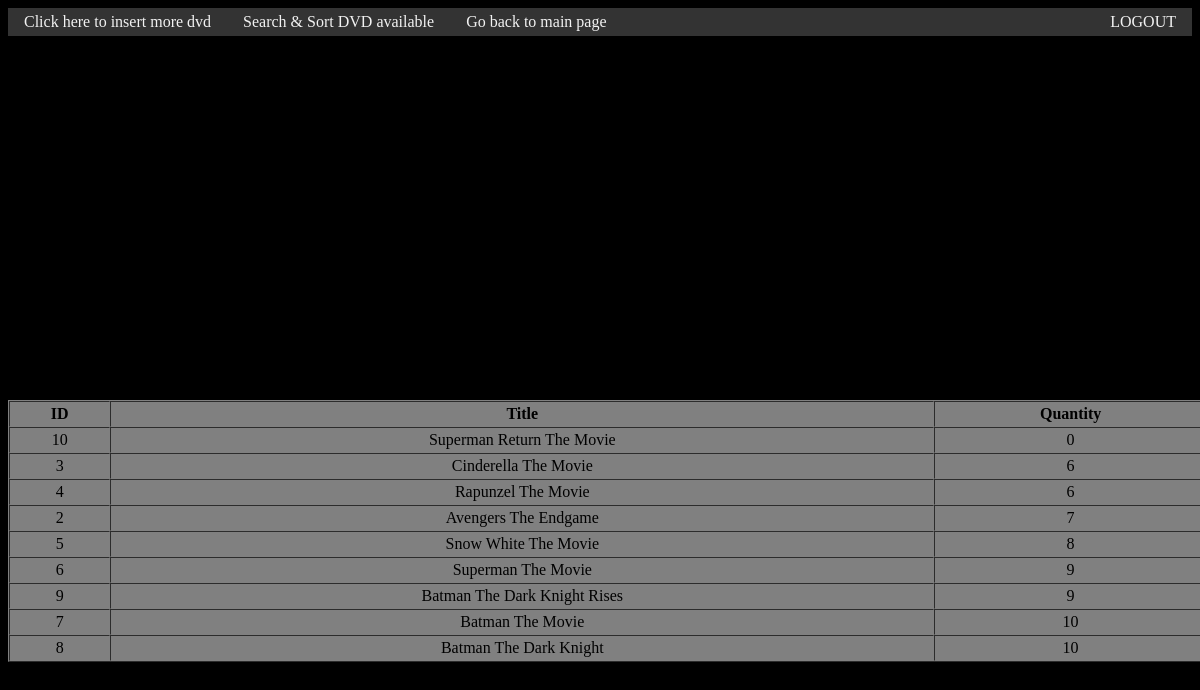
The app's page /sort_least_to_most.php (signed in) with its own data.
### tables this page shows
CREATE TABLE `dvd` (
  `dvdid` int(6) UNSIGNED NOT NULL,
  `dvdname` varchar(100) DEFAULT NULL,
  `dvdquantity` int(4) DEFAULT NULL
);

### sort_least_to_most.php (the view, shortened to what this page needs)
<link rel='stylesheet' href='styles.css'/>
<html>
	<head><title>DVD List</title><HEAD>
	<body>
	  <?php
	     require ("config.php");
	     $sql = "SELECT * FROM dvd ORDER BY dvdquantity ASC";
		 $result = mysqli_query($conn, $sql);
		 if (mysqli_num_rows($result) > 0) {
			?>
		<h3>Sorting from least to most quantity</h3>
		<table width="600" border="1" cellspacing="0" cellpadding="3">
		<tr>
		<td align="center"><strong>ID</strong></td>
		<td align="center"><strong>Title</strong></td>
		<td align="center"><strong>Quantity</strong></td>
	 	</tr>
		<?php
		 while($rows = mysqli_fetch_assoc($result)) {
	       echo "<TR align=center>\n";
	       echo "<TD align=center>", $rows["dvdid"], "</TD>",
							"<TD align=center>",  $rows["dvdname"],"</TD>",
	            "<TD align=center>", $rows["dvdquantity"], "</TD>\n";
	       echo "</TR>\n";
	     } ?>
		</table>
		<?php
	   		}
			else {
				echo "<h3>No records found</h3>"; }
	   ?>
<?php
	if ($_SESSION["LEVEL"] == 1) {?>
<div class="topnav">
 <a href="dvd_form.php">Click here to insert more dvd</a><?php } ?>
<div class="topnav">
 <a href="menu_search_sort.php">Search & Sort DVD available</a>
<a href="main.php">Go back to main page</a>
<a href="logout.php" style="float:right">LOGOUT</a>
</div>

### styles.css (style rules this page uses)
body { background-color: black; }
.topnav { overflow: hidden; background-color: #333; }
.topnav a { float: left; display: block; color: #f2f2f2; text-align: center; padding: 5px 16px; text-decoration: none; }
table { background-color: grey; position: absolute; top: 50%; width: 100%; text-align: center; }
h3 { color: white; border:4px solid white; color: white; border:4px solid white; position: absolute; margin-left: auto; margin-right: auto; top: 50%; width: 100%; text-align: center; }

### records on screen
dvd: dvdid "10", dvdname "Superman Return The Movie", dvdquantity "0"
dvd: dvdid "3", dvdname "Cinderella The Movie", dvdquantity "6"
dvd: dvdid "4", dvdname "Rapunzel The Movie", dvdquantity "6"
dvd: dvdid "2", dvdname "Avengers The Endgame", dvdquantity "7"
dvd: dvdid "5", dvdname "Snow White The Movie", dvdquantity "8"
dvd: dvdid "6", dvdname "Superman The Movie", dvdquantity "9"
dvd: dvdid "9", dvdname "Batman The Dark Knight Rises", dvdquantity "9"
dvd: dvdid "7", dvdname "Batman The Movie", dvdquantity "10"
dvd: dvdid "8", dvdname "Batman The Dark Knight", dvdquantity "10"
